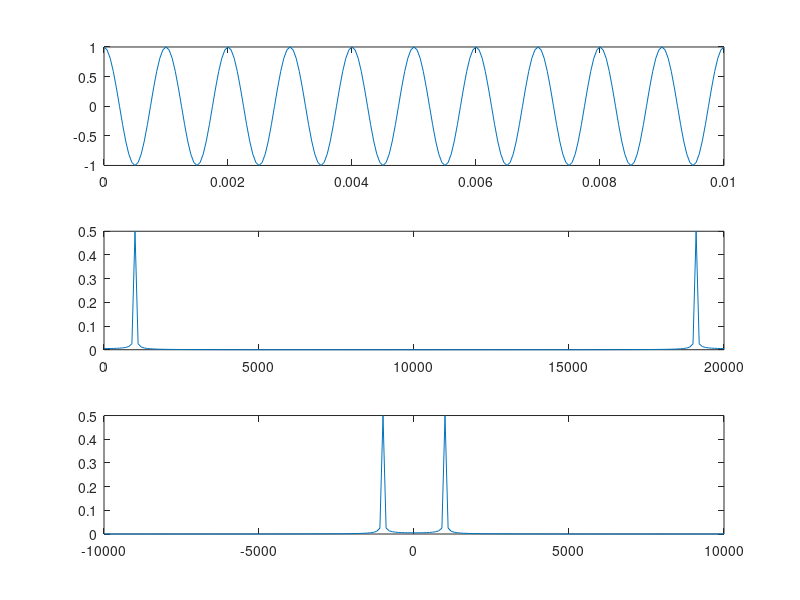

Write MATLAB code to recreate this figure.
clear all;
clc;
close all;

A = 10;
fa = 20e3;
f1 = 1e3;
t = [0:1/fa:10*(1/f1)]
f = [-fa/2:100:fa/2];
f_aux = [0:100:fa];

x_t = cos(2*pi*t*f1);
X_f = fft(x_t)/length(x_t);
X_f_shift = fftshift(X_f);

figure(1)
subplot(311)
plot(t, x_t)
subplot(312)
plot(f_aux, abs(X_f))
subplot(313)
plot(f, abs(X_f_shift))